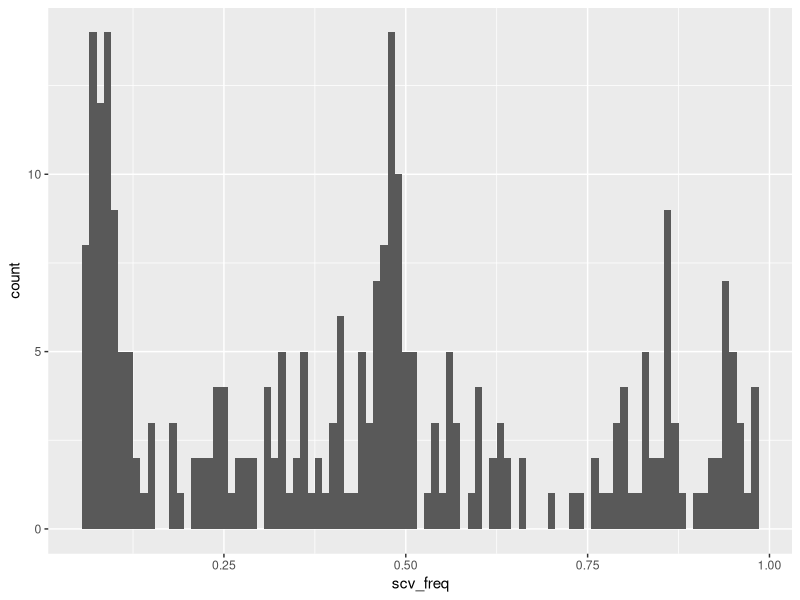
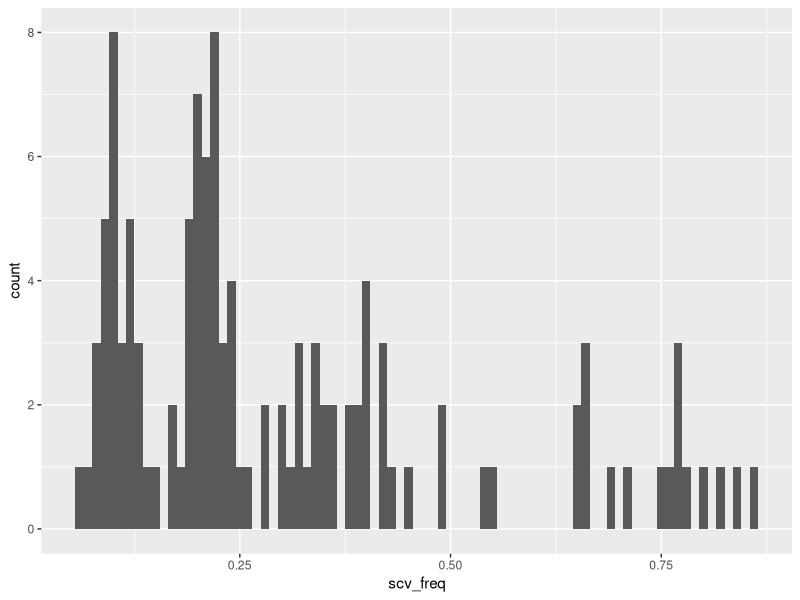
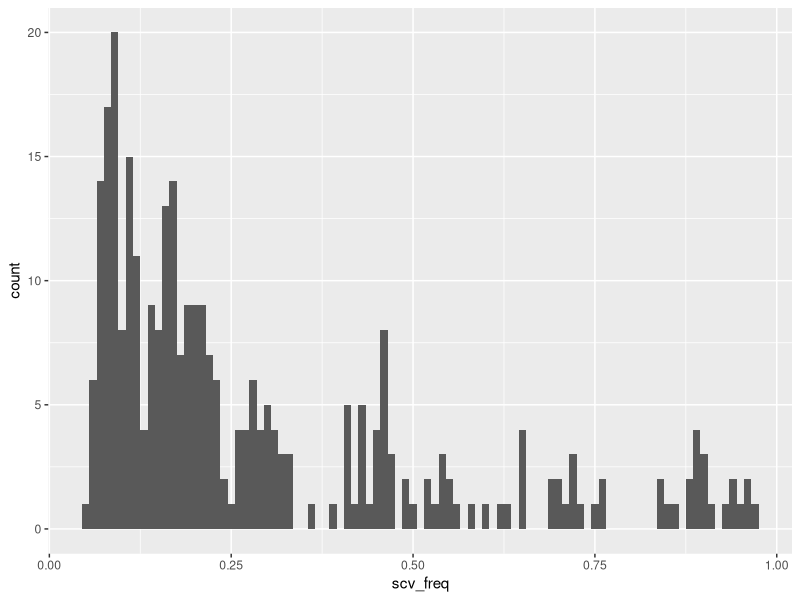
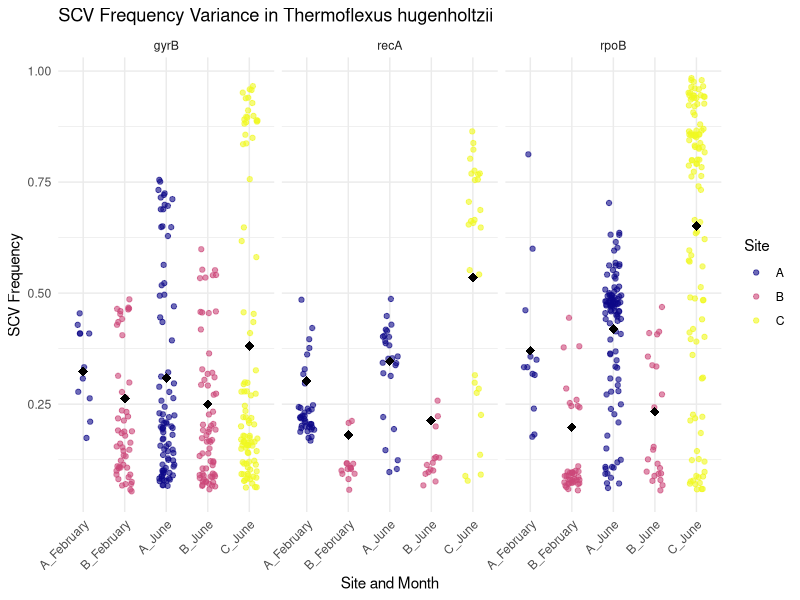

Write R code to recreate these figures, in order.
## ---- chunk 1
# Load SCV dataset
scv <- read.csv("../Data/Thermo_Hugo_SCV.csv")
#str(scv)
## ---- chunk 2
library(tidyverse)
library(viridis)
## ---- chunk 3
# Check Normality
rpoB_scv_data <- subset(scv, Gene_ID == "rpoB")
rpoB_scv_hist <- ggplot(rpoB_scv_data, aes(x = scv_freq)) +
  geom_histogram(binwidth = 0.01)
rpoB_scv_hist

recA_scv_data <- subset(scv, Gene_ID == "recA")
recA_scv_hist <- ggplot(recA_scv_data, aes(x = scv_freq)) +
  geom_histogram(binwidth = 0.01)
recA_scv_hist

gyrB_scv_data <- subset(scv, Gene_ID == "gyrB")
gyrB_scv_hist <- ggplot(gyrB_scv_data, aes(x = scv_freq)) +
  geom_histogram(binwidth = 0.01)
gyrB_scv_hist

# All non-normal
## ---- chunk 4
library(glmmTMB)
# SCV

# SCV Frequency GLM
SCV_GLMM <- glmmTMB(
  scv_freq ~ Gene_ID * Site + Gene_ID * Month,
  data = scv,
  family = beta_family()
)

# Add Model Predictions
scv$predicted <- predict(SCV_GLMM, type = "response")

# 3. Clean data
scv_clean <- scv %>%
  filter(!is.na(Month)) %>%
  mutate(
    Month = factor(trimws(as.character(Month))),  # Clean text and convert to factor
    SiteMonth = interaction(Site, Month, sep = "_")  # Create grouping variable
  )

# Order of x-axis
scv_clean$SiteMonth <- factor(scv_clean$SiteMonth,
  levels = c("A_February", "B_February", "A_June", "B_June", "C_June")
)
## ---- chunk 5

# Plot
SCV_Plot <-ggplot(scv_clean, aes(x = SiteMonth, y = scv_freq)) +
  geom_jitter(aes(color = Site), width = 0.2, alpha = 0.6) +
  stat_summary(aes(y = predicted), fun = mean, geom = "point",
               shape = 18, size = 3, color = "black") +
  facet_wrap(~ Gene_ID) +
  scale_color_viridis_d(option = "C") +
  labs(
    title = "SCV Frequency Variance in Thermoflexus hugenholtzii",
    x = "Site and Month",
    y = "SCV Frequency",
    color = "Site"
  ) +
  theme_minimal() +
  theme(axis.text.x = element_text(angle = 45, hjust = 1),
        legend.position = "right")
# Summary Statistics
SCV_Plot
summary(SCV_GLMM)
